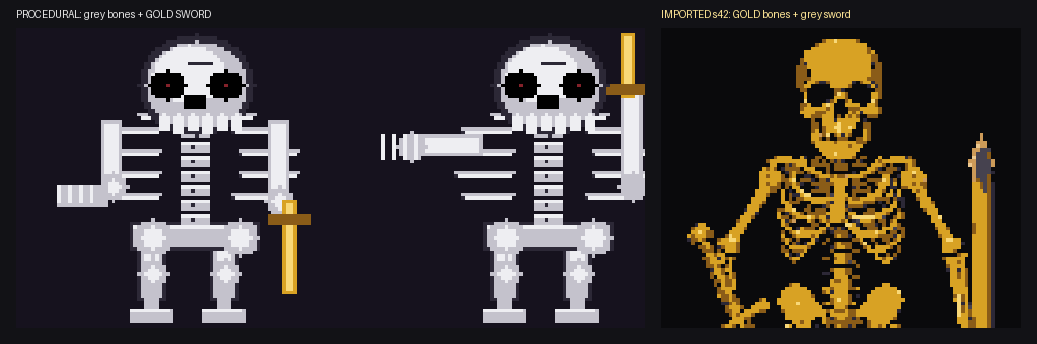

Python code for this plot:
from PIL import Image, ImageDraw

# procedural sheet (grey bones + gold sword); first sprite sits top-left
proc = Image.open('art-review/mon_skeleton-sheet.png').convert('RGB')
# crop the two left sprites region (sheet is mostly empty to the right)
proc_crop = proc.crop((0, 0, 520, proc.height))
gold = Image.open('dev/advisor/render/skel_gold_1x.png').convert('RGB')  # 576x480 (96x80 @6x)

# normalize heights to ~480
th = 300
def fit(im):
    w = int(im.width * th / im.height)
    return im.resize((w, th), Image.NEAREST)
pc = fit(proc_crop)
gd = fit(gold)
lab = 28
pad = 16
W = pc.width + gd.width + pad*3
H = th + lab + pad
m = Image.new('RGB', (W, H), (18, 18, 22))
d = ImageDraw.Draw(m)
m.paste(pc, (pad, lab))
m.paste(gd, (pad*2 + pc.width, lab))
d.text((pad, 8), 'PROCEDURAL: grey bones + GOLD SWORD', fill=(230, 230, 230))
d.text((pad*2 + pc.width, 8), 'IMPORTED s42: GOLD bones + grey sword', fill=(255, 230, 150))
m.save('dev/advisor/render/skel_compare.png')
print('wrote skel_compare.png', m.size)
